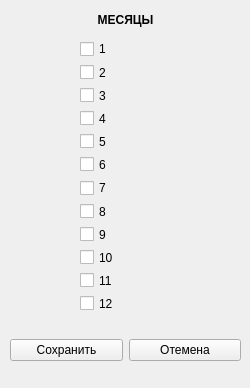
<?xml version="1.0" encoding="UTF-8"?>
<ui version="4.0">
 <class>editMonthDialog</class>
 <widget class="QWidget" name="editMonthDialog">
  <property name="geometry">
   <rect>
    <x>0</x>
    <y>0</y>
    <width>250</width>
    <height>388</height>
   </rect>
  </property>
  <property name="windowTitle">
   <string>Редатирование месяцев</string>
  </property>
  <widget class="QWidget" name="verticalLayoutWidget">
   <property name="geometry">
    <rect>
     <x>80</x>
     <y>40</y>
     <width>92</width>
     <height>272</height>
    </rect>
   </property>
   <layout class="QVBoxLayout" name="verticalLayout">
    <item>
     <widget class="QCheckBox" name="box1">
      <property name="text">
       <string>1</string>
      </property>
     </widget>
    </item>
    <item>
     <widget class="QCheckBox" name="box2">
      <property name="text">
       <string>2</string>
      </property>
     </widget>
    </item>
    <item>
     <widget class="QCheckBox" name="box3">
      <property name="text">
       <string>3</string>
      </property>
     </widget>
    </item>
    <item>
     <widget class="QCheckBox" name="box4">
      <property name="text">
       <string>4</string>
      </property>
     </widget>
    </item>
    <item>
     <widget class="QCheckBox" name="box5">
      <property name="text">
       <string>5</string>
      </property>
     </widget>
    </item>
    <item>
     <widget class="QCheckBox" name="box6">
      <property name="text">
       <string>6</string>
      </property>
     </widget>
    </item>
    <item>
     <widget class="QCheckBox" name="box7">
      <property name="text">
       <string>7</string>
      </property>
     </widget>
    </item>
    <item>
     <widget class="QCheckBox" name="box8">
      <property name="text">
       <string>8</string>
      </property>
     </widget>
    </item>
    <item>
     <widget class="QCheckBox" name="box9">
      <property name="text">
       <string>9</string>
      </property>
     </widget>
    </item>
    <item>
     <widget class="QCheckBox" name="box10">
      <property name="text">
       <string>10</string>
      </property>
     </widget>
    </item>
    <item>
     <widget class="QCheckBox" name="box11">
      <property name="text">
       <string>11</string>
      </property>
     </widget>
    </item>
    <item>
     <widget class="QCheckBox" name="box12">
      <property name="text">
       <string>12</string>
      </property>
     </widget>
    </item>
   </layout>
  </widget>
  <widget class="QWidget" name="horizontalLayoutWidget">
   <property name="geometry">
    <rect>
     <x>10</x>
     <y>320</y>
     <width>231</width>
     <height>61</height>
    </rect>
   </property>
   <layout class="QHBoxLayout" name="horizontalLayout">
    <item>
     <widget class="QPushButton" name="saveButton">
      <property name="text">
       <string>Сохранить</string>
      </property>
     </widget>
    </item>
    <item>
     <widget class="QPushButton" name="cancelButton">
      <property name="text">
       <string>Отемена</string>
      </property>
     </widget>
    </item>
   </layout>
  </widget>
  <widget class="QLabel" name="label">
   <property name="geometry">
    <rect>
     <x>0</x>
     <y>10</y>
     <width>251</width>
     <height>20</height>
    </rect>
   </property>
   <property name="font">
    <font>
     <weight>75</weight>
     <bold>true</bold>
    </font>
   </property>
   <property name="text">
    <string>МЕСЯЦЫ</string>
   </property>
   <property name="alignment">
    <set>Qt::AlignCenter</set>
   </property>
  </widget>
 </widget>
 <resources/>
 <connections/>
</ui>
